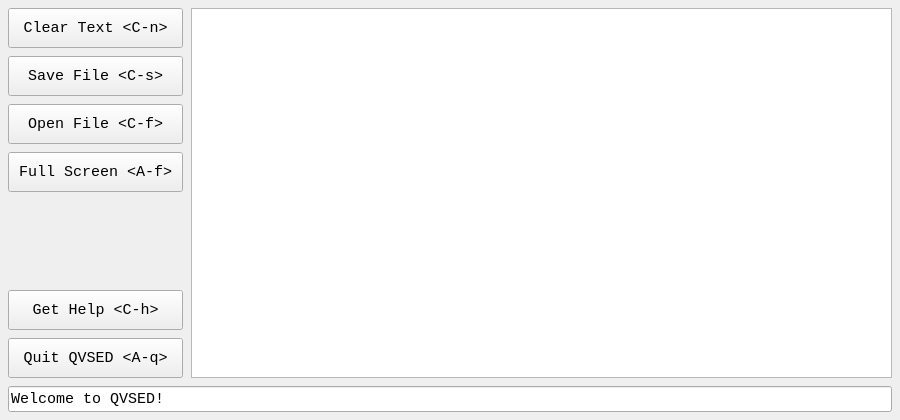
<?xml version="1.0" encoding="UTF-8"?>
<ui version="4.0">
 <author>Arsalan Kazmi</author>
 <class>MainWindow</class>
 <widget class="QMainWindow" name="MainWindow">
  <property name="geometry">
   <rect>
    <x>0</x>
    <y>0</y>
    <width>900</width>
    <height>420</height>
   </rect>
  </property>
  <property name="font">
   <font>
    <family>monospace</family>
   </font>
  </property>
  <property name="windowTitle">
   <string>QVSED</string>
  </property>
  <property name="styleSheet">
   <string notr="true"/>
  </property>
  <widget class="QWidget" name="centralwidget">
   <property name="styleSheet">
    <string notr="true"/>
   </property>
   <layout class="QHBoxLayout" name="horizontalLayout_4">
    <property name="spacing">
     <number>0</number>
    </property>
    <property name="leftMargin">
     <number>0</number>
    </property>
    <property name="topMargin">
     <number>0</number>
    </property>
    <property name="rightMargin">
     <number>0</number>
    </property>
    <property name="bottomMargin">
     <number>0</number>
    </property>
    <item>
     <layout class="QVBoxLayout" name="verticalLayout_3">
      <property name="spacing">
       <number>8</number>
      </property>
      <property name="leftMargin">
       <number>8</number>
      </property>
      <property name="topMargin">
       <number>8</number>
      </property>
      <property name="rightMargin">
       <number>8</number>
      </property>
      <property name="bottomMargin">
       <number>8</number>
      </property>
      <item>
       <layout class="QHBoxLayout" name="horizontalLayout_3">
        <item>
         <layout class="QVBoxLayout" name="verticalLayout_2">
          <item>
           <widget class="QPushButton" name="clearButton">
            <property name="minimumSize">
             <size>
              <width>175</width>
              <height>40</height>
             </size>
            </property>
            <property name="maximumSize">
             <size>
              <width>161</width>
              <height>40</height>
             </size>
            </property>
            <property name="font">
             <font>
              <family>monospace</family>
              <pointsize>11</pointsize>
             </font>
            </property>
            <property name="styleSheet">
             <string notr="true"/>
            </property>
            <property name="text">
             <string>Clear Text &lt;C-n&gt;</string>
            </property>
            <property name="flat">
             <bool>false</bool>
            </property>
           </widget>
          </item>
          <item>
           <widget class="QPushButton" name="saveButton">
            <property name="minimumSize">
             <size>
              <width>175</width>
              <height>40</height>
             </size>
            </property>
            <property name="maximumSize">
             <size>
              <width>161</width>
              <height>40</height>
             </size>
            </property>
            <property name="font">
             <font>
              <family>monospace</family>
              <pointsize>11</pointsize>
             </font>
            </property>
            <property name="styleSheet">
             <string notr="true"/>
            </property>
            <property name="text">
             <string>Save File &lt;C-s&gt;</string>
            </property>
            <property name="flat">
             <bool>false</bool>
            </property>
           </widget>
          </item>
          <item>
           <widget class="QPushButton" name="openButton">
            <property name="minimumSize">
             <size>
              <width>175</width>
              <height>40</height>
             </size>
            </property>
            <property name="maximumSize">
             <size>
              <width>161</width>
              <height>40</height>
             </size>
            </property>
            <property name="font">
             <font>
              <family>monospace</family>
              <pointsize>11</pointsize>
             </font>
            </property>
            <property name="styleSheet">
             <string notr="true"/>
            </property>
            <property name="text">
             <string>Open File &lt;C-f&gt;</string>
            </property>
            <property name="flat">
             <bool>false</bool>
            </property>
           </widget>
          </item>
          <item>
           <widget class="QPushButton" name="fullscreenButton">
            <property name="minimumSize">
             <size>
              <width>175</width>
              <height>40</height>
             </size>
            </property>
            <property name="maximumSize">
             <size>
              <width>161</width>
              <height>40</height>
             </size>
            </property>
            <property name="font">
             <font>
              <family>monospace</family>
              <pointsize>11</pointsize>
             </font>
            </property>
            <property name="styleSheet">
             <string notr="true"/>
            </property>
            <property name="text">
             <string>Full Screen &lt;A-f&gt;</string>
            </property>
            <property name="flat">
             <bool>false</bool>
            </property>
           </widget>
          </item>
          <item>
           <spacer name="verticalSpacer">
            <property name="orientation">
             <enum>Qt::Vertical</enum>
            </property>
            <property name="sizeHint" stdset="0">
             <size>
              <width>20</width>
              <height>40</height>
             </size>
            </property>
           </spacer>
          </item>
          <item>
           <widget class="QPushButton" name="helpButton">
            <property name="minimumSize">
             <size>
              <width>175</width>
              <height>40</height>
             </size>
            </property>
            <property name="maximumSize">
             <size>
              <width>161</width>
              <height>40</height>
             </size>
            </property>
            <property name="font">
             <font>
              <family>monospace</family>
              <pointsize>11</pointsize>
             </font>
            </property>
            <property name="styleSheet">
             <string notr="true"/>
            </property>
            <property name="text">
             <string>Get Help &lt;C-h&gt;</string>
            </property>
            <property name="flat">
             <bool>false</bool>
            </property>
           </widget>
          </item>
          <item>
           <widget class="QPushButton" name="quitButton">
            <property name="minimumSize">
             <size>
              <width>175</width>
              <height>40</height>
             </size>
            </property>
            <property name="maximumSize">
             <size>
              <width>161</width>
              <height>40</height>
             </size>
            </property>
            <property name="font">
             <font>
              <family>monospace</family>
              <pointsize>11</pointsize>
             </font>
            </property>
            <property name="styleSheet">
             <string notr="true"/>
            </property>
            <property name="text">
             <string>Quit QVSED &lt;A-q&gt;</string>
            </property>
            <property name="flat">
             <bool>false</bool>
            </property>
           </widget>
          </item>
         </layout>
        </item>
        <item>
         <widget class="QPlainTextEdit" name="textArea">
          <property name="font">
           <font>
            <family>monospace</family>
            <pointsize>11</pointsize>
           </font>
          </property>
          <property name="styleSheet">
           <string notr="true"/>
          </property>
         </widget>
        </item>
       </layout>
      </item>
      <item>
       <widget class="QLineEdit" name="echoArea">
        <property name="font">
         <font>
          <family>monospace</family>
          <pointsize>11</pointsize>
         </font>
        </property>
        <property name="styleSheet">
         <string notr="true"/>
        </property>
        <property name="text">
         <string>Welcome to QVSED!</string>
        </property>
        <property name="cursorPosition">
         <number>0</number>
        </property>
        <property name="readOnly">
         <bool>true</bool>
        </property>
       </widget>
      </item>
     </layout>
    </item>
   </layout>
  </widget>
 </widget>
 <resources/>
 <connections/>
</ui>
